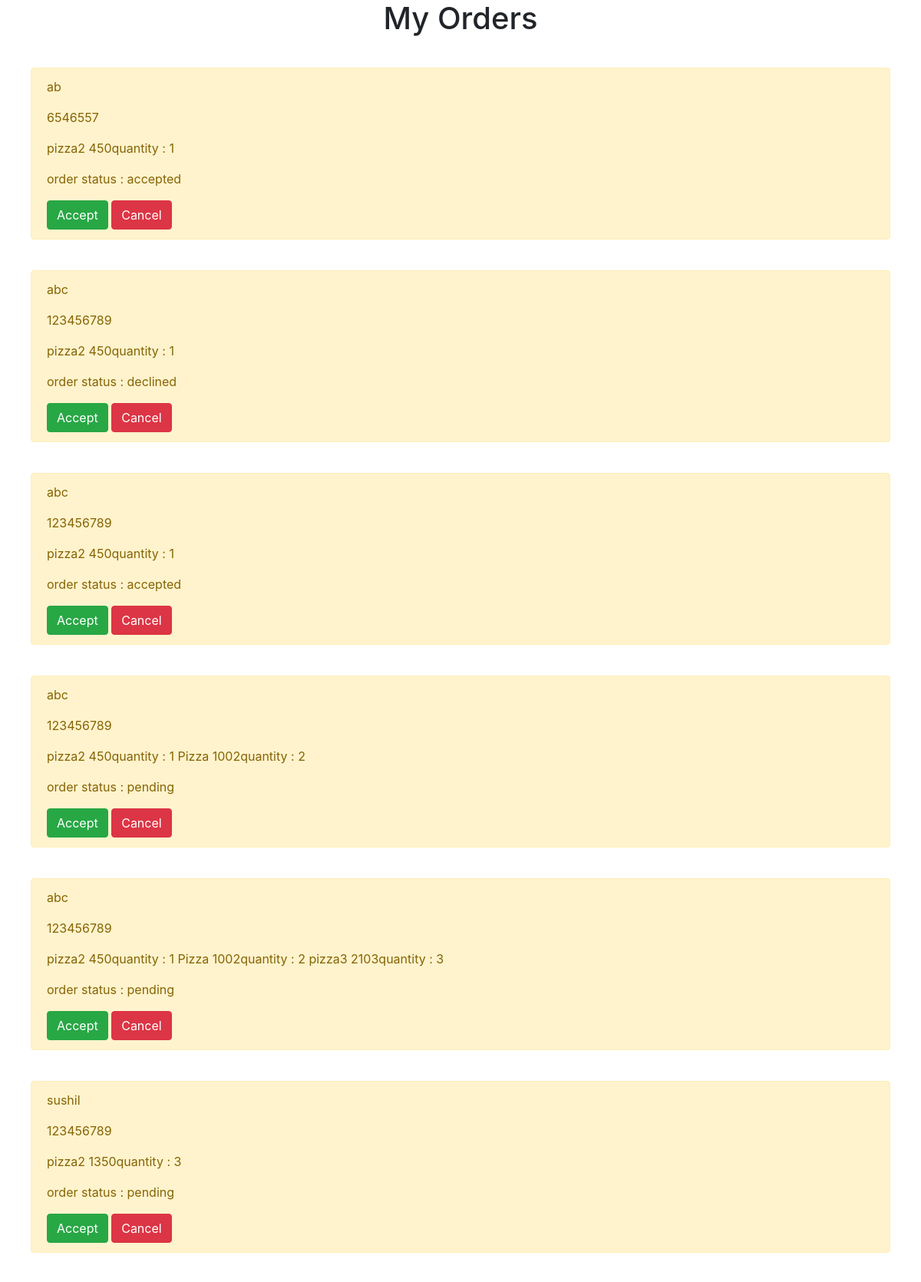
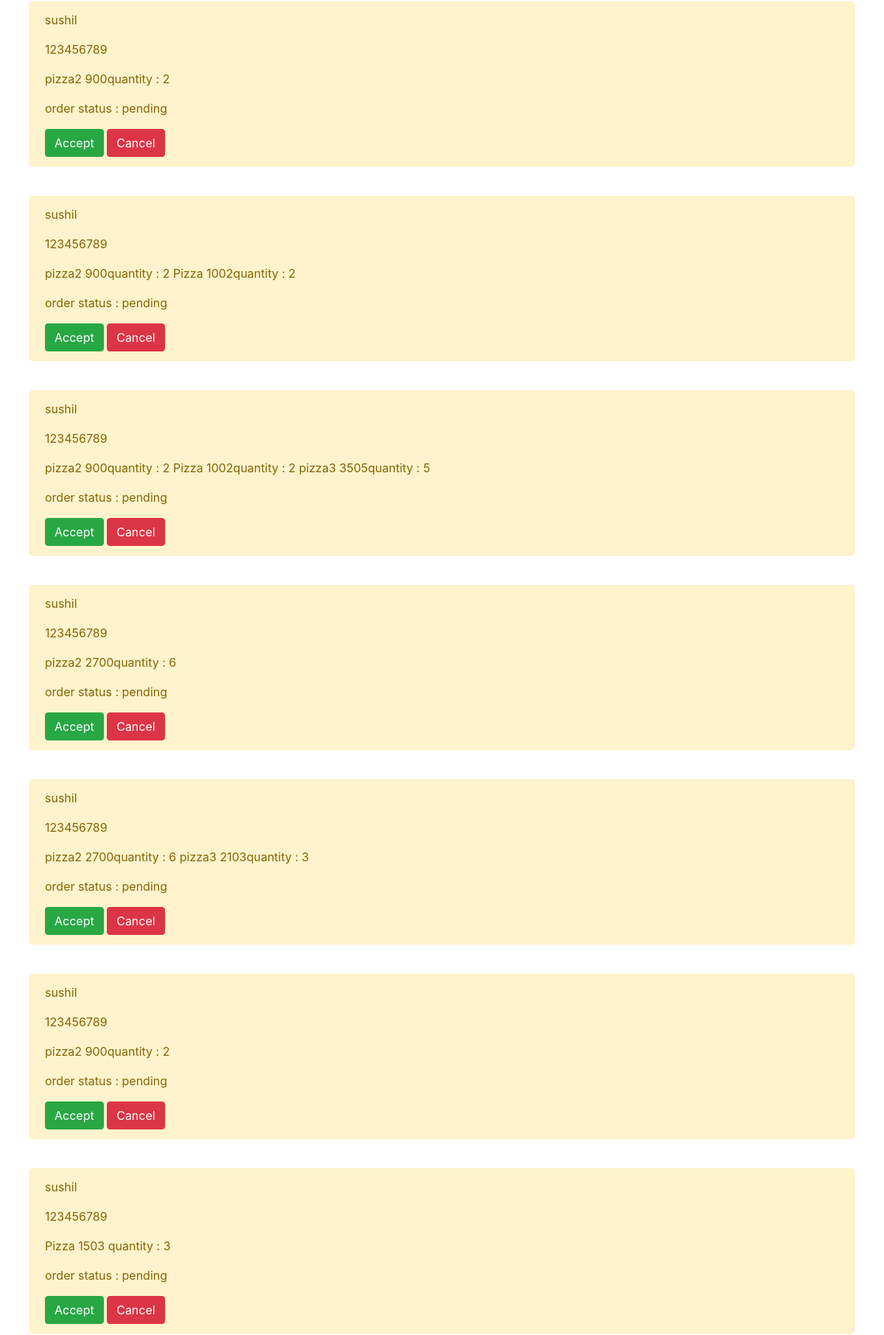
The page /adminorders/ (upper part) on the database its author committed (2 pictures, top to bottom).
### pizzaapp/models.py (models this page shows)
class OrderModel(models.Model):
    username = models.CharField(max_length=10)
    phoneno = models.CharField(max_length=10)
    address = models.CharField(max_length=10)
    ordereditems = models.CharField(max_length=10)
    status = models.CharField(max_length=50)

### pizzaapp/views.py (the view)
# urls.py: path('adminorders/', adminorders),
def adminorders(request):
    orders = OrderModel.objects.all()
    context = {'orders':orders}
    return render(request, 'pizzaapp/adminorders.html', context)

### templates/pizzaapp/adminorders.html (shortened to what this page needs)
{% extends 'base.html' %}
{% block content %}
<h1 style="text-align: center;">My Orders</h1>
{% for order in orders  %}
<div style="margin: 40px;;" class="alert alert-warning" role="alert">
    <p>{{order.username}}</p>
    <p>{{order.phoneno}}</p>
    <p>{{order.ordereditems}}</p>
    <p>order status : {{order.status}}</p>
    <a href="/acceptorders/{{order.id}}/" class="btn btn-success">Accept</a>
    <a href="/declineorders/{{order.id}}/" class="btn btn-danger">Cancel</a>
</div>
{% endfor %}
{% endblock %}

### templates/base.html (shortened to what this page needs)
<html>
    <head>
        <link rel="stylesheet" href="https://cdn.jsdelivr.net/npm/bootstrap@4.4.1/dist/css/bootstrap.min.css">
    </head>
    <body>
        {% block content %}
        {% endblock %}
    </body>
</html>

### rows shown on the page
OrderModel: username "ab", phoneno "6546557", ordereditems "pizza2 450quantity : 1", status "accepted"
OrderModel: username "abc", phoneno "123456789", ordereditems "pizza2 450quantity : 1", status "declined"
OrderModel: username "abc", phoneno "123456789", ordereditems "pizza2 450quantity : 1", status "accepted"
OrderModel: username "abc", phoneno "123456789", ordereditems "pizza2 450quantity : 1 Pizza 1002quantity : 2", status "pending"
OrderModel: username "abc", phoneno "123456789", ordereditems "pizza2 450quantity : 1 Pizza 1002quantity : 2 pizza3 2103quantity : 3", status "pending"
OrderModel: username "sushil", phoneno "123456789", ordereditems "pizza2 1350quantity : 3", status "pending"
OrderModel: username "sushil", phoneno "123456789", ordereditems "pizza2 900quantity : 2", status "pending"
OrderModel: username "sushil", phoneno "123456789", ordereditems "pizza2 900quantity : 2 Pizza 1002quantity : 2", status "pending"
OrderModel: username "sushil", phoneno "123456789", ordereditems "pizza2 900quantity : 2 Pizza 1002quantity : 2 pizza3 3505quantity : 5", status "pending"
OrderModel: username "sushil", phoneno "123456789", ordereditems "pizza2 2700quantity : 6", status "pending"
OrderModel: username "sushil", phoneno "123456789", ordereditems "pizza2 2700quantity : 6 pizza3 2103quantity : 3", status "pending"
OrderModel: username "sushil", phoneno "123456789", ordereditems "pizza2 900quantity : 2", status "pending"
OrderModel: username "sushil", phoneno "123456789", ordereditems "Pizza 1503 quantity : 3", status "pending"
